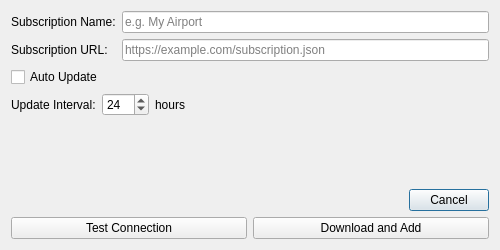
<?xml version="1.0" encoding="UTF-8"?>
<ui version="4.0">
 <class>AddSubscriptionDialog</class>
 <widget class="QDialog" name="AddSubscriptionDialog">
  <property name="geometry">
   <rect>
    <x>0</x>
    <y>0</y>
    <width>500</width>
    <height>250</height>
   </rect>
  </property>
  <property name="windowTitle">
   <string>Add Subscription</string>
  </property>
  <layout class="QVBoxLayout" name="verticalLayout">
   <item>
    <layout class="QFormLayout" name="formLayout">
     <item row="0" column="0">
      <widget class="QLabel" name="nameLabel">
       <property name="text">
        <string>Subscription Name:</string>
       </property>
      </widget>
     </item>
     <item row="0" column="1">
      <widget class="QLineEdit" name="nameEdit">
       <property name="placeholderText">
        <string>e.g. My Airport</string>
       </property>
      </widget>
     </item>
     <item row="1" column="0">
      <widget class="QLabel" name="urlLabel">
       <property name="text">
        <string>Subscription URL:</string>
       </property>
      </widget>
     </item>
     <item row="1" column="1">
      <widget class="QLineEdit" name="urlEdit">
       <property name="placeholderText">
        <string>https://example.com/subscription.json</string>
       </property>
      </widget>
     </item>
     <item row="2" column="0" colspan="2">
      <widget class="QCheckBox" name="autoUpdateCheckBox">
       <property name="text">
        <string>Auto Update</string>
       </property>
      </widget>
     </item>
     <item row="3" column="0" colspan="2">
      <layout class="QHBoxLayout" name="intervalLayout">
       <item>
        <widget class="QLabel" name="intervalLabel">
         <property name="text">
          <string>Update Interval:</string>
         </property>
        </widget>
       </item>
       <item>
        <widget class="QSpinBox" name="intervalSpinBox">
         <property name="minimum">
          <number>1</number>
         </property>
         <property name="maximum">
          <number>168</number>
         </property>
         <property name="value">
          <number>24</number>
         </property>
        </widget>
       </item>
       <item>
        <widget class="QLabel" name="hoursLabel">
         <property name="text">
          <string>hours</string>
         </property>
        </widget>
       </item>
       <item>
        <spacer name="horizontalSpacer">
         <property name="orientation">
          <enum>Qt::Horizontal</enum>
         </property>
         <property name="sizeHint" stdset="0">
          <size>
           <width>40</width>
           <height>20</height>
          </size>
         </property>
        </spacer>
       </item>
      </layout>
     </item>
    </layout>
   </item>
   <item>
    <widget class="QLabel" name="statusLabel">
     <property name="text">
      <string/>
     </property>
     <property name="wordWrap">
      <bool>true</bool>
     </property>
    </widget>
   </item>
   <item>
    <spacer name="verticalSpacer">
     <property name="orientation">
      <enum>Qt::Vertical</enum>
     </property>
     <property name="sizeHint" stdset="0">
      <size>
       <width>20</width>
       <height>40</height>
      </size>
     </property>
    </spacer>
   </item>
   <item>
    <widget class="QDialogButtonBox" name="buttonBox">
     <property name="orientation">
      <enum>Qt::Horizontal</enum>
     </property>
     <property name="standardButtons">
      <set>QDialogButtonBox::Cancel</set>
     </property>
    </widget>
   </item>
   <item>
    <layout class="QHBoxLayout" name="actionLayout">
     <item>
      <widget class="QPushButton" name="testButton">
       <property name="text">
        <string>Test Connection</string>
       </property>
      </widget>
     </item>
     <item>
      <widget class="QPushButton" name="downloadButton">
       <property name="text">
        <string>Download and Add</string>
       </property>
      </widget>
     </item>
    </layout>
   </item>
  </layout>
 </widget>
 <resources/>
 <connections>
  <connection>
   <sender>buttonBox</sender>
   <signal>rejected()</signal>
   <receiver>AddSubscriptionDialog</receiver>
   <slot>reject()</slot>
   <hints>
    <hint type="sourcelabel">
     <x>249</x>
     <y>175</y>
    </hint>
    <hint type="destinationlabel">
     <x>249</x>
     <y>124</y>
    </hint>
   </hints>
  </connection>
 </connections>
</ui>
